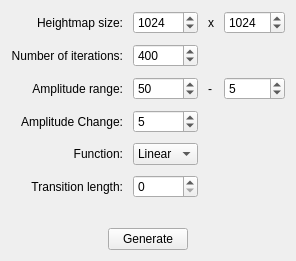
               <widget class="QWidget" name="scrollAreaWidgetContents_5">
                <property name="geometry">
                 <rect>
                  <x>0</x>
                  <y>0</y>
                  <width>268</width>
                  <height>243</height>
                 </rect>
                </property>
                <layout class="QVBoxLayout" name="verticalLayout_8">
                 <item>
                  <layout class="QVBoxLayout" name="verticalLayout_10">
                   <property name="spacing">
                    <number>30</number>
                   </property>
                   <item>
                    <layout class="QGridLayout" name="gridLayout_6" columnstretch="0,0,0,0">
                     <property name="spacing">
                      <number>10</number>
                     </property>
                     <item row="2" column="1">
                      <widget class="QSpinBox" name="faultStartAmplitudeSpinBox">
                       <property name="sizePolicy">
                        <sizepolicy hsizetype="Expanding" vsizetype="Fixed">
                         <horstretch>0</horstretch>
                         <verstretch>0</verstretch>
                        </sizepolicy>
                       </property>
                       <property name="minimum">
                        <number>0</number>
                       </property>
                       <property name="maximum">
                        <number>10000</number>
                       </property>
                       <property name="value">
                        <number>50</number>
                       </property>
                      </widget>
                     </item>
                     <item row="4" column="0">
                      <widget class="QLabel" name="label_17">
                       <property name="text">
                        <string>Function:</string>
                       </property>
                       <property name="alignment">
                        <set>Qt::AlignRight|Qt::AlignTrailing|Qt::AlignVCenter</set>
                       </property>
                      </widget>
                     </item>
                     <item row="4" column="1">
                      <widget class="QComboBox" name="faultFunctionComboBox">
                       <item>
                        <property name="text">
                         <string>Linear</string>
                        </property>
                       </item>
                       <item>
                        <property name="text">
                         <string>Sin</string>
                        </property>
                       </item>
                       <item>
                        <property name="text">
                         <string>Cos</string>
                        </property>
                       </item>
                      </widget>
                     </item>
                     <item row="0" column="2">
                      <widget class="QLabel" name="label_34">
                       <property name="text">
                        <string>x</string>
                       </property>
                      </widget>
                     </item>
                     <item row="3" column="0">
                      <widget class="QLabel" name="label_35">
                       <property name="sizePolicy">
                        <sizepolicy hsizetype="Expanding" vsizetype="Preferred">
                         <horstretch>0</horstretch>
                         <verstretch>0</verstretch>
                        </sizepolicy>
                       </property>
                       <property name="text">
                        <string>Amplitude Change:</string>
                       </property>
                       <property name="alignment">
                        <set>Qt::AlignRight|Qt::AlignTrailing|Qt::AlignVCenter</set>
                       </property>
                      </widget>
                     </item>
                     <item row="1" column="1">
                      <widget class="QSpinBox" name="faultIterationsSpinBox">
                       <property name="minimum">
                        <number>1</number>
                       </property>
                       <property name="maximum">
                        <number>10000</number>
                       </property>
                       <property name="value">
                        <number>400</number>
                       </property>
                      </widget>
                     </item>
                     <item row="2" column="0">
                      <widget class="QLabel" name="label_37">
                       <property name="sizePolicy">
                        <sizepolicy hsizetype="Expanding" vsizetype="Preferred">
                         <horstretch>0</horstretch>
                         <verstretch>0</verstretch>
                        </sizepolicy>
                       </property>
                       <property name="text">
                        <string>Amplitude range:</string>
                       </property>
                       <property name="alignment">
                        <set>Qt::AlignRight|Qt::AlignTrailing|Qt::AlignVCenter</set>
                       </property>
                      </widget>
                     </item>
                     <item row="0" column="0">
                      <widget class="QLabel" name="label_36">
                       <property name="sizePolicy">
                        <sizepolicy hsizetype="Expanding" vsizetype="Preferred">
                         <horstretch>0</horstretch>
                         <verstretch>0</verstretch>
                        </sizepolicy>
                       </property>
                       <property name="text">
                        <string>Heightmap size:</string>
                       </property>
                       <property name="alignment">
                        <set>Qt::AlignRight|Qt::AlignTrailing|Qt::AlignVCenter</set>
                       </property>
                      </widget>
                     </item>
                     <item row="0" column="1">
                      <widget class="QSpinBox" name="faultWidthSpinBox">
                       <property name="sizePolicy">
                        <sizepolicy hsizetype="Expanding" vsizetype="Fixed">
                         <horstretch>0</horstretch>
                         <verstretch>0</verstretch>
                        </sizepolicy>
                       </property>
                       <property name="alignment">
                        <set>Qt::AlignLeading|Qt::AlignLeft|Qt::AlignVCenter</set>
                       </property>
                       <property name="keyboardTracking">
                        <bool>false</bool>
                       </property>
                       <property name="minimum">
                        <number>1</number>
                       </property>
                       <property name="maximum">
                        <number>10000</number>
                       </property>
                       <property name="value">
                        <number>1024</number>
                       </property>
                      </widget>
                     </item>
                     <item row="2" column="2">
                      <widget class="QLabel" name="label_39">
                       <property name="text">
                        <string>-</string>
                       </property>
                      </widget>
                     </item>
                     <item row="2" column="3">
                      <widget class="QSpinBox" name="faultEndAmplitudeSpinBox">
                       <property name="minimum">
                        <number>0</number>
                       </property>
                       <property name="maximum">
                        <number>10000</number>
                       </property>
                       <property name="value">
                        <number>5</number>
                       </property>
                      </widget>
                     </item>
                     <item row="1" column="0">
                      <widget class="QLabel" name="label_38">
                       <property name="sizePolicy">
                        <sizepolicy hsizetype="Expanding" vsizetype="Preferred">
                         <horstretch>0</horstretch>
                         <verstretch>0</verstretch>
                        </sizepolicy>
                       </property>
                       <property name="text">
                        <string>Number of iterations:</string>
                       </property>
                       <property name="alignment">
                        <set>Qt::AlignRight|Qt::AlignTrailing|Qt::AlignVCenter</set>
                       </property>
                      </widget>
                     </item>
                     <item row="3" column="1">
                      <widget class="QSpinBox" name="faultAmplitudeChangeSpinBox">
                       <property name="minimum">
                        <number>0</number>
                       </property>
                       <property name="maximum">
                        <number>10000</number>
                       </property>
                       <property name="value">
                        <number>5</number>
                       </property>
                      </widget>
                     </item>
                     <item row="0" column="3">
                      <widget class="QSpinBox" name="faultLengthSpinBox">
                       <property name="sizePolicy">
                        <sizepolicy hsizetype="Expanding" vsizetype="Fixed">
                         <horstretch>0</horstretch>
                         <verstretch>0</verstretch>
                        </sizepolicy>
                       </property>
                       <property name="alignment">
                        <set>Qt::AlignLeading|Qt::AlignLeft|Qt::AlignVCenter</set>
                       </property>
                       <property name="minimum">
                        <number>1</number>
                       </property>
                       <property name="maximum">
                        <number>10000</number>
                       </property>
                       <property name="value">
                        <number>1024</number>
                       </property>
                      </widget>
                     </item>
                     <item row="5" column="0">
                      <widget class="QLabel" name="label_40">
                       <property name="text">
                        <string>Transition length:</string>
                       </property>
                       <property name="alignment">
                        <set>Qt::AlignRight|Qt::AlignTrailing|Qt::AlignVCenter</set>
                       </property>
                      </widget>
                     </item>
                     <item row="5" column="1">
                      <widget class="QSpinBox" name="faultTransitionLengthSpinBox">
                       <property name="maximum">
                        <number>10000</number>
                       </property>
                      </widget>
                     </item>
                    </layout>
                   </item>
                   <item>
                    <layout class="QHBoxLayout" name="horizontalLayout_5">
                     <item>
                      <widget class="QPushButton" name="generateFaultPushButton">
                       <property name="sizePolicy">
                        <sizepolicy hsizetype="Minimum" vsizetype="Fixed">
                         <horstretch>0</horstretch>
                         <verstretch>0</verstretch>
                        </sizepolicy>
                       </property>
                       <property name="maximumSize">
                        <size>
                         <width>80</width>
                         <height>16777215</height>
                        </size>
                       </property>
                       <property name="text">
                        <string>Generate</string>
                       </property>
                      </widget>
                     </item>
                    </layout>
                   </item>
                  </layout>
                 </item>
                 <item>
                  <spacer name="verticalSpacer_7">
                   <property name="orientation">
                    <enum>Qt::Vertical</enum>
                   </property>
                   <property name="sizeHint" stdset="0">
                    <size>
                     <width>20</width>
                     <height>40</height>
                    </size>
                   </property>
                  </spacer>
                 </item>
                </layout>
               </widget>
